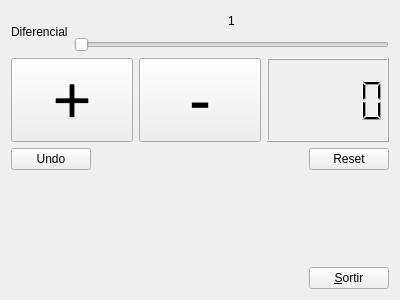
<?xml version="1.0" encoding="UTF-8"?>
<ui version="4.0">
 <class>myForm</class>
 <widget class="QWidget" name="myForm">
  <property name="geometry">
   <rect>
    <x>0</x>
    <y>0</y>
    <width>400</width>
    <height>300</height>
   </rect>
  </property>
  <property name="windowTitle">
   <string>Form</string>
  </property>
  <layout class="QGridLayout" name="gridLayout">
   <item row="0" column="0">
    <layout class="QHBoxLayout" name="horizontalLayout_3">
     <item>
      <widget class="QLabel" name="label">
       <property name="text">
        <string>Diferencial</string>
       </property>
      </widget>
     </item>
     <item>
      <layout class="QVBoxLayout" name="verticalLayout_3">
       <item>
        <layout class="QHBoxLayout" name="horizontalLayout_4">
         <item>
          <spacer name="horizontalSpacer_4">
           <property name="orientation">
            <enum>Qt::Horizontal</enum>
           </property>
           <property name="sizeHint" stdset="0">
            <size>
             <width>40</width>
             <height>20</height>
            </size>
           </property>
          </spacer>
         </item>
         <item>
          <widget class="QLabel" name="label_2">
           <property name="text">
            <string>1</string>
           </property>
          </widget>
         </item>
         <item>
          <spacer name="horizontalSpacer_5">
           <property name="orientation">
            <enum>Qt::Horizontal</enum>
           </property>
           <property name="sizeHint" stdset="0">
            <size>
             <width>40</width>
             <height>20</height>
            </size>
           </property>
          </spacer>
         </item>
        </layout>
       </item>
       <item>
        <widget class="QSlider" name="horizontalSlider">
         <property name="minimumSize">
          <size>
           <width>200</width>
           <height>0</height>
          </size>
         </property>
         <property name="minimum">
          <number>1</number>
         </property>
         <property name="maximum">
          <number>9</number>
         </property>
         <property name="orientation">
          <enum>Qt::Horizontal</enum>
         </property>
        </widget>
       </item>
      </layout>
     </item>
    </layout>
   </item>
   <item row="1" column="0">
    <layout class="QHBoxLayout" name="horizontalLayout">
     <item>
      <widget class="QPushButton" name="pushButton_2">
       <property name="font">
        <font>
         <pointsize>50</pointsize>
        </font>
       </property>
       <property name="text">
        <string>+</string>
       </property>
       <property name="iconSize">
        <size>
         <width>16</width>
         <height>16</height>
        </size>
       </property>
      </widget>
     </item>
     <item>
      <widget class="QPushButton" name="pushButton">
       <property name="font">
        <font>
         <pointsize>50</pointsize>
        </font>
       </property>
       <property name="text">
        <string>-</string>
       </property>
      </widget>
     </item>
     <item>
      <widget class="MyLCD" name="lcdNumber">
       <property name="midLineWidth">
        <number>0</number>
       </property>
       <property name="intValue" stdset="0">
        <number>0</number>
       </property>
      </widget>
     </item>
    </layout>
   </item>
   <item row="2" column="0">
    <layout class="QHBoxLayout" name="horizontalLayout_2">
     <item>
      <layout class="QVBoxLayout" name="verticalLayout_2">
       <item>
        <widget class="QPushButton" name="pushButton_3">
         <property name="text">
          <string>Undo</string>
         </property>
        </widget>
       </item>
       <item>
        <spacer name="verticalSpacer_2">
         <property name="orientation">
          <enum>Qt::Vertical</enum>
         </property>
         <property name="sizeHint" stdset="0">
          <size>
           <width>20</width>
           <height>40</height>
          </size>
         </property>
        </spacer>
       </item>
      </layout>
     </item>
     <item>
      <spacer name="horizontalSpacer_6">
       <property name="orientation">
        <enum>Qt::Horizontal</enum>
       </property>
       <property name="sizeHint" stdset="0">
        <size>
         <width>40</width>
         <height>20</height>
        </size>
       </property>
      </spacer>
     </item>
     <item>
      <layout class="QVBoxLayout" name="verticalLayout">
       <item>
        <widget class="QPushButton" name="pushButton_4">
         <property name="text">
          <string>Reset</string>
         </property>
        </widget>
       </item>
       <item>
        <spacer name="verticalSpacer">
         <property name="orientation">
          <enum>Qt::Vertical</enum>
         </property>
         <property name="sizeHint" stdset="0">
          <size>
           <width>20</width>
           <height>40</height>
          </size>
         </property>
        </spacer>
       </item>
       <item>
        <widget class="QPushButton" name="pushButton_5">
         <property name="text">
          <string>&amp;Sortir</string>
         </property>
         <property name="shortcut">
          <string>Alt+S</string>
         </property>
        </widget>
       </item>
      </layout>
     </item>
    </layout>
   </item>
  </layout>
 </widget>
 <customwidgets>
  <customwidget>
   <class>MyLCD</class>
   <extends>QLCDNumber</extends>
   <header>MyLCD.h</header>
   <slots>
    <slot>resetCero()</slot>
    <slot>getNumero(int)</slot>
    <slot>setNumAnt()</slot>
    <slot>suma()</slot>
    <slot>resta()</slot>
   </slots>
  </customwidget>
 </customwidgets>
 <resources/>
 <connections>
  <connection>
   <sender>pushButton_5</sender>
   <signal>clicked()</signal>
   <receiver>myForm</receiver>
   <slot>close()</slot>
   <hints>
    <hint type="sourcelabel">
     <x>328</x>
     <y>276</y>
    </hint>
    <hint type="destinationlabel">
     <x>326</x>
     <y>361</y>
    </hint>
   </hints>
  </connection>
  <connection>
   <sender>horizontalSlider</sender>
   <signal>valueChanged(int)</signal>
   <receiver>label_2</receiver>
   <slot>setNum(int)</slot>
   <hints>
    <hint type="sourcelabel">
     <x>209</x>
     <y>45</y>
    </hint>
    <hint type="destinationlabel">
     <x>244</x>
     <y>20</y>
    </hint>
   </hints>
  </connection>
  <connection>
   <sender>pushButton_4</sender>
   <signal>clicked()</signal>
   <receiver>lcdNumber</receiver>
   <slot>resetCero()</slot>
   <hints>
    <hint type="sourcelabel">
     <x>358</x>
     <y>181</y>
    </hint>
    <hint type="destinationlabel">
     <x>351</x>
     <y>139</y>
    </hint>
   </hints>
  </connection>
  <connection>
   <sender>horizontalSlider</sender>
   <signal>sliderMoved(int)</signal>
   <receiver>lcdNumber</receiver>
   <slot>getNumero(int)</slot>
   <hints>
    <hint type="sourcelabel">
     <x>307</x>
     <y>49</y>
    </hint>
    <hint type="destinationlabel">
     <x>311</x>
     <y>92</y>
    </hint>
   </hints>
  </connection>
  <connection>
   <sender>pushButton_3</sender>
   <signal>clicked()</signal>
   <receiver>lcdNumber</receiver>
   <slot>setNumAnt()</slot>
   <hints>
    <hint type="sourcelabel">
     <x>66</x>
     <y>187</y>
    </hint>
    <hint type="destinationlabel">
     <x>300</x>
     <y>138</y>
    </hint>
   </hints>
  </connection>
  <connection>
   <sender>pushButton_2</sender>
   <signal>clicked()</signal>
   <receiver>lcdNumber</receiver>
   <slot>suma()</slot>
   <hints>
    <hint type="sourcelabel">
     <x>104</x>
     <y>121</y>
    </hint>
    <hint type="destinationlabel">
     <x>339</x>
     <y>112</y>
    </hint>
   </hints>
  </connection>
  <connection>
   <sender>pushButton</sender>
   <signal>clicked()</signal>
   <receiver>lcdNumber</receiver>
   <slot>resta()</slot>
   <hints>
    <hint type="sourcelabel">
     <x>228</x>
     <y>92</y>
    </hint>
    <hint type="destinationlabel">
     <x>312</x>
     <y>93</y>
    </hint>
   </hints>
  </connection>
 </connections>
</ui>
